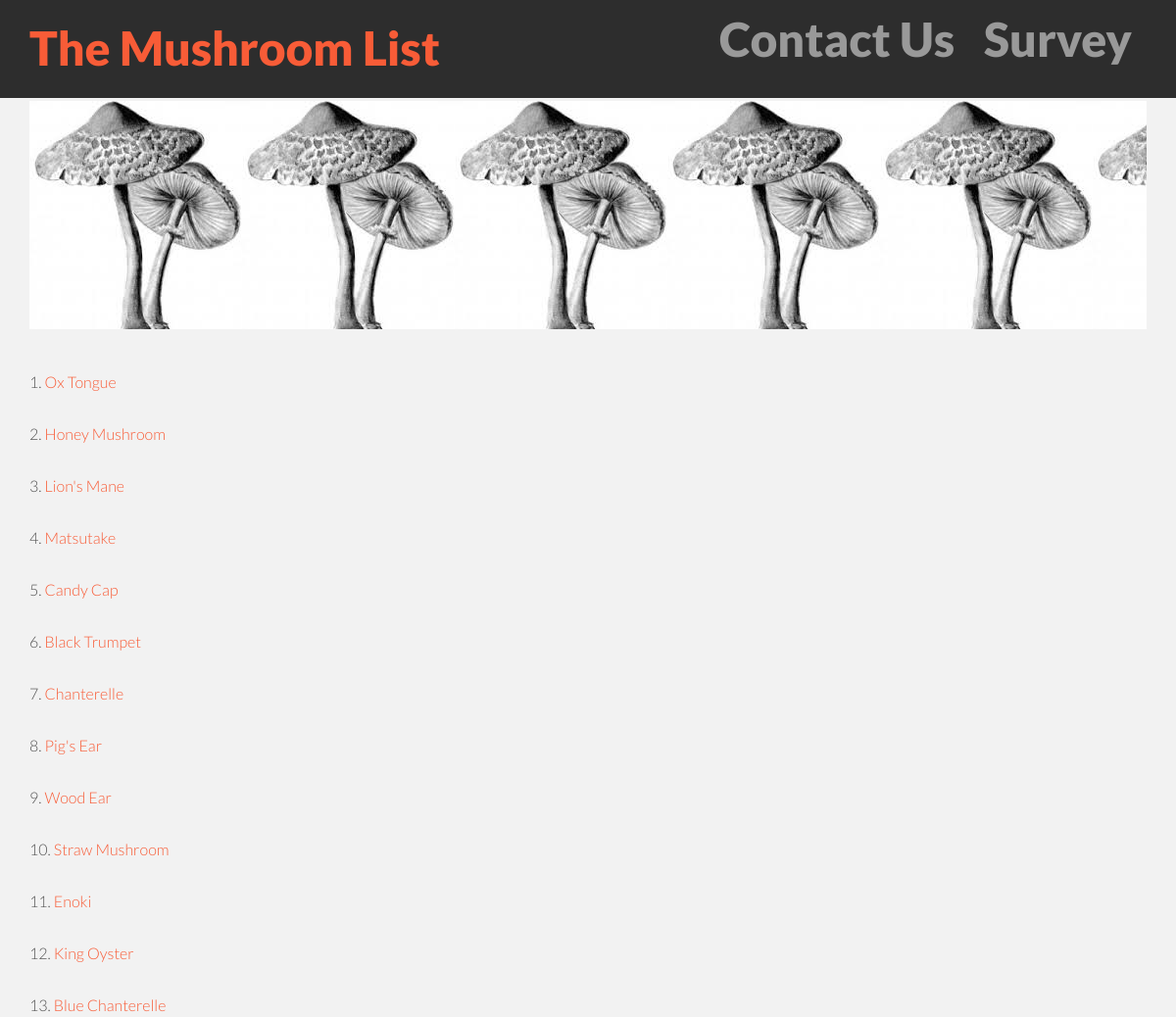
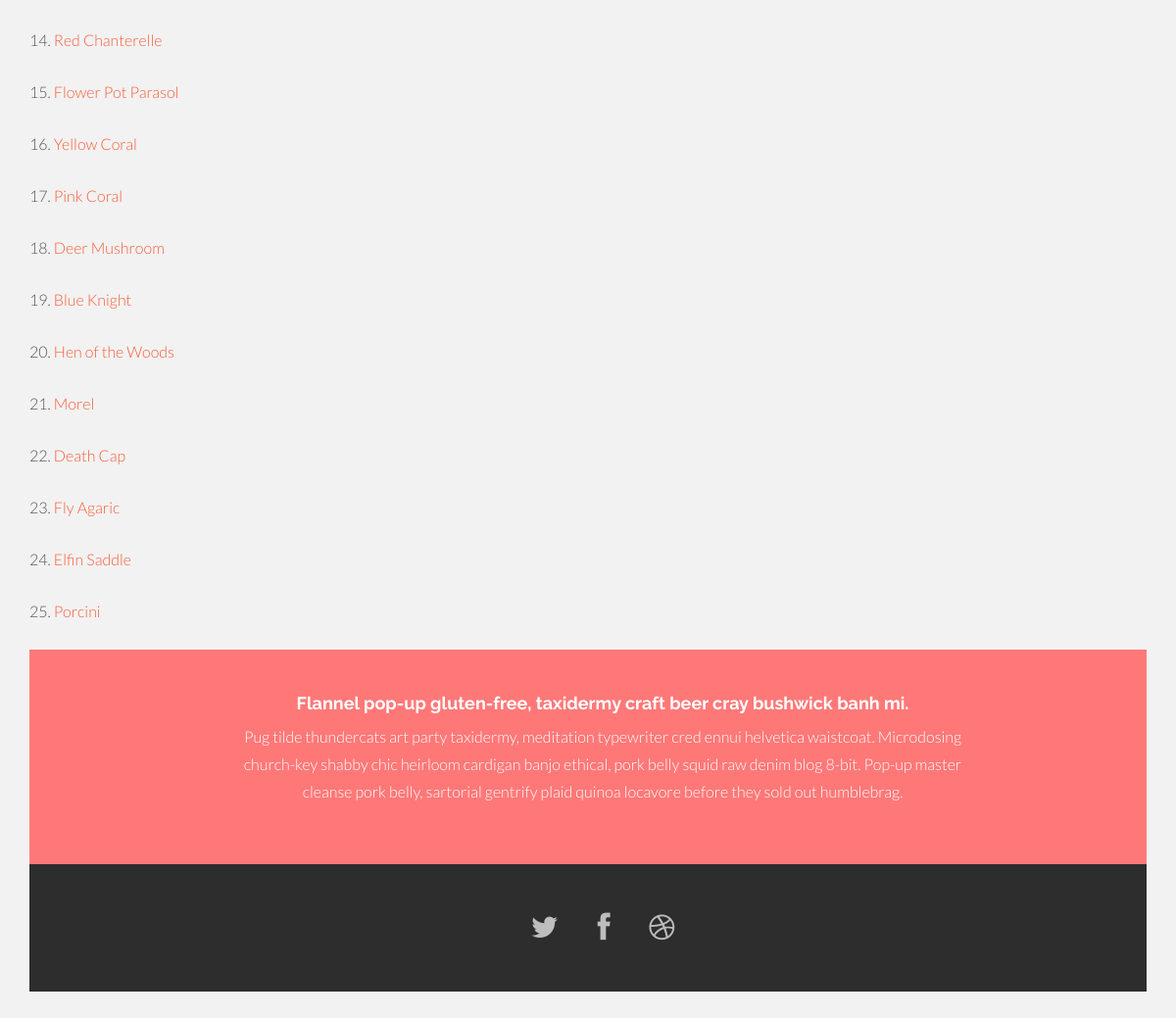
The page /mush_list.php on the database its author committed (2 pictures, top to bottom).
### tables this page shows
create table test_mush
(MushID int unsigned not null auto_increment primary key,
CommonName varchar(50),
LatinName varchar(60)
);

### mush_list.php (the view, shortened to what this page needs)
<?php include 'includes/mush_config.php';?>
<?php include 'includes/mush_header.php';?>
<link rel="stylesheet" type="text/css" href="mush.css">
<?php
$sql = "select * from test_mush";
$iConn = @mysqli_connect(DB_HOST,DB_USER,DB_PASSWORD,DB_NAME) or die(myerror(__FILE__,__LINE__,mysqli_connect_error()));
$result = mysqli_query($iConn,$sql) or die(myerror(__FILE__,__LINE__,mysqli_error($iConn)));
if (mysqli_num_rows($result) > 0)
{
    while ($row = mysqli_fetch_assoc($result))
    {
       echo "<p>";
       echo $row['MushID'] . '. ';
       echo '<a href="mush_view.php?id=' . $row['MushID'] . '">' . $row['CommonName'] . '</a>';
    }
}else{
    echo '<div align="center">What! No mushrooms?  There must be a mistake!!</div>';
}
?>
<br />
<?php include 'includes/mush_footer.php';?>

### includes/mush_header.php (shortened to what this page needs)
<!DOCTYPE html>
<html lang="en">
  <head>
    <link href="assets/css/bootstrap.css" rel="stylesheet">
    <link href="assets/css/font-awesome.min.css" rel="stylesheet">
    <link href="assets/css/mush.css" rel="stylesheet">
  </head>
  <body>
    <div class="navbar navbar-inverse navbar-fixed-top">
      <div class="container">
        <div class="navbar-header">
          <a href="http://russcode.com/itc240/sandbox/spot/mush_list.php">The Mushroom List</a>
        </div>
        <div class="navbar-collapse collapse">
          <ul class="nav navbar-nav navbar-right">
            <?=makeLinks($nav1)?>
          </ul>
        </div>
      </div>
    </div>
	<div id="headerwrap">
		<div class="container">
			<div class="row centered">
				<div class="col-lg-8 col-lg-offset-2">
				</div>
			</div>
		</div>
	</div>
    <br/>

### includes/mush_config.php (shortened to what this page needs)
<?php
$nav1['mush_contact.php'] = "Contact Us";
$nav1['mush_survey.php'] = "Survey";
function makeLinks($ar)
{
	$myReturn = '';
	$day = date('D');
	foreach($ar as $url => $label)
	{
		if($url == THIS_PAGE)
		{
			echo '<li class="active"><a href="' . $url . '?id=' . $day .' ">' . $label . '</a></li>';
		}else{
			echo '<li><a href="' . $url . '?id=' . $day .'">' . $label . '</a></li>';
		}
	}
	return $myReturn;
}

### includes/mush_footer.php (shortened to what this page needs)
	<div id="r">
		<div class="container">
			<div class="row centered">
				<div class="col-lg-8 col-lg-offset-2">
					<h4>Flannel pop-up gluten-free, taxidermy craft beer cray bushwick banh mi. </h4>
					<p>Pug tilde thundercats art party taxidermy, meditation typewriter cred ennui helvetica waistcoat. Microdosing church-key shabby chic heirloom cardigan banjo ethical, pork belly squid raw denim blog 8-bit. Pop-up master cleanse pork belly, sartorial gentrify plaid quinoa locavore before they sold out humblebrag.</p>
				</div>
			</div>
		</div>
	</div><! -- r wrap -->
	<div id="f">
		<div class="container">
			<div class="row centered">
				<a href="#"><i class="fa fa-twitter"></i></a><a href="#"><i class="fa fa-facebook"></i></a><a href="#"><i class="fa fa-dribbble"></i></a>
			</div>
		</div>
	</div>
  </body>
</html>

### assets/css/mush.css (style rules this page uses)
body { background-color: #f2f2f2; font-family: "Lato"; font-weight: 300; font-size: 16px; color: #555; -webkit-font-smoothing: antialiased; -webkit-overflow-scrolling: touch; padding: 103px 30px 30px 30px; }
h1, h2, h3, h4, h5, h6 { font-family: "Raleway"; font-weight: 300; color: #333; }
p { line-height: 28px; margin-bottom: 25px; }
.centered { text-align: center; }
a { color: #f85c37; word-wrap: break-word; -webkit-transition: color 0.1s ease-in, background 0.1s ease-in; -moz-transition: color 0.1s ease-in, background 0.1s ease-in; -ms-transition: color 0.1s ease-in, background 0.1s ease-in; -o-transition: color 0.1s ease-in, background 0.1s ease-in; transition: color 0.1s ease-in, background 0.1s ease-in; }
a:before, a:after { -webkit-transition: color 0.1s ease-in, background 0.1s ease-in; -moz-transition: color 0.1s ease-in, background 0.1s ease-in; -ms-transition: color 0.1s ease-in, background 0.1s ease-in; -o-transition: color 0.1s ease-in, background 0.1s ease-in; transition: color 0.1s ease-in, background 0.1s ease-in; }
.navbar { font-weight: 800; font-size: 3em; padding-top: 15px; padding-bottom: 15px; }
.navbar-inverse { background: #2d2d2d; border-color: #2d2d2d; }
#headerwrap { background: url(../img/mush5.jpg) repeat-x ; text-align:center; min-height: 250px; }
#r { background: #ff7878; padding-top: 35px; padding-bottom: 35px; }
#r h4 { color: white; font-weight: 700; }
#r p { color: white; }
#f { background: #2d2d2d; padding-top: 30px; padding-bottom: 30px; }
#f i { color: #bdbdbd; font-size: 30px; padding: 20px; }

### rows shown on the page
test_mush: MushID "1", CommonName "Ox Tongue"
test_mush: MushID "2", CommonName "Honey Mushroom"
test_mush: MushID "3", CommonName "Lion's Mane"
test_mush: MushID "4", CommonName "Matsutake"
test_mush: MushID "5", CommonName "Candy Cap"
test_mush: MushID "6", CommonName "Black Trumpet"
test_mush: MushID "7", CommonName "Chanterelle"
test_mush: MushID "8", CommonName "Pig's Ear"
test_mush: MushID "9", CommonName "Wood Ear"
test_mush: MushID "10", CommonName "Straw Mushroom"
test_mush: MushID "11", CommonName "Enoki"
test_mush: MushID "12", CommonName "King Oyster"
test_mush: MushID "13", CommonName "Blue Chanterelle"
test_mush: MushID "14", CommonName "Red Chanterelle"
test_mush: MushID "15", CommonName "Flower Pot Parasol"
test_mush: MushID "16", CommonName "Yellow Coral"
test_mush: MushID "17", CommonName "Pink Coral"
test_mush: MushID "18", CommonName "Deer Mushroom"
test_mush: MushID "19", CommonName "Blue Knight"
test_mush: MushID "20", CommonName "Hen of the Woods"
test_mush: MushID "21", CommonName "Morel"
test_mush: MushID "22", CommonName "Death Cap"
test_mush: MushID "23", CommonName "Fly Agaric"
test_mush: MushID "24", CommonName "Elfin Saddle"
test_mush: MushID "25", CommonName "Porcini"

### other values the page prints
$label "Contact Us"
$label "Survey"
